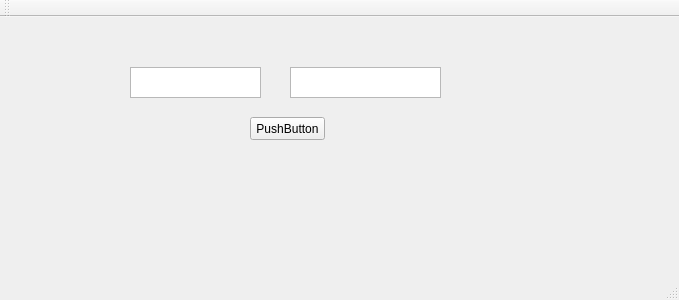
<?xml version="1.0" encoding="UTF-8"?>
<ui version="4.0">
 <class>MainWindow</class>
 <widget class="QMainWindow" name="MainWindow">
  <property name="geometry">
   <rect>
    <x>0</x>
    <y>0</y>
    <width>679</width>
    <height>300</height>
   </rect>
  </property>
  <property name="windowTitle">
   <string>MainWindow</string>
  </property>
  <widget class="QWidget" name="centralWidget">
   <widget class="QTextEdit" name="textEdit">
    <property name="geometry">
     <rect>
      <x>130</x>
      <y>50</y>
      <width>131</width>
      <height>31</height>
     </rect>
    </property>
   </widget>
   <widget class="QTextEdit" name="textEdit_2">
    <property name="geometry">
     <rect>
      <x>290</x>
      <y>50</y>
      <width>151</width>
      <height>31</height>
     </rect>
    </property>
   </widget>
   <widget class="QPushButton" name="pushButton">
    <property name="geometry">
     <rect>
      <x>250</x>
      <y>100</y>
      <width>75</width>
      <height>23</height>
     </rect>
    </property>
    <property name="text">
     <string>PushButton</string>
    </property>
   </widget>
  </widget>
  <widget class="QMenuBar" name="menuBar">
   <property name="geometry">
    <rect>
     <x>0</x>
     <y>0</y>
     <width>679</width>
     <height>21</height>
    </rect>
   </property>
  </widget>
  <widget class="QToolBar" name="mainToolBar">
   <attribute name="toolBarArea">
    <enum>TopToolBarArea</enum>
   </attribute>
   <attribute name="toolBarBreak">
    <bool>false</bool>
   </attribute>
  </widget>
  <widget class="QStatusBar" name="statusBar"/>
 </widget>
 <layoutdefault spacing="6" margin="11"/>
 <resources/>
 <connections/>
</ui>
